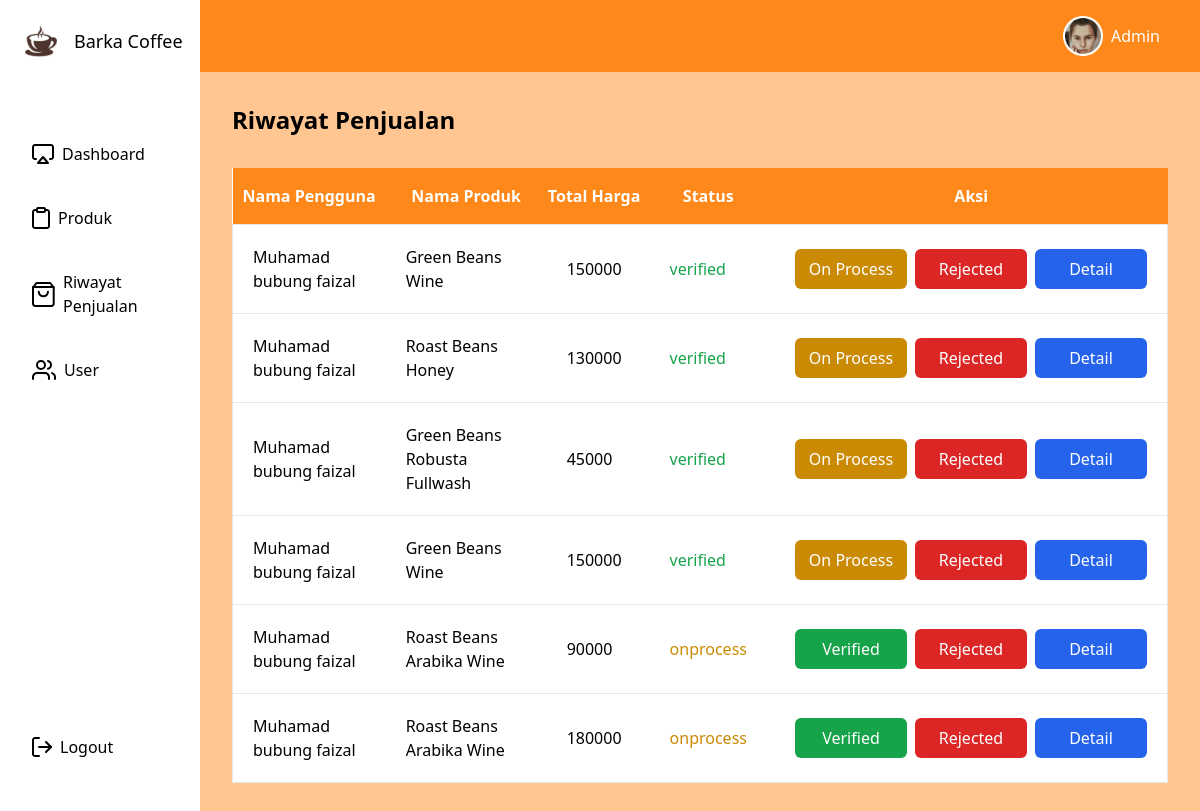
/index.php/main/riwayatPenjualan, run on an earlier commit of the app's database.
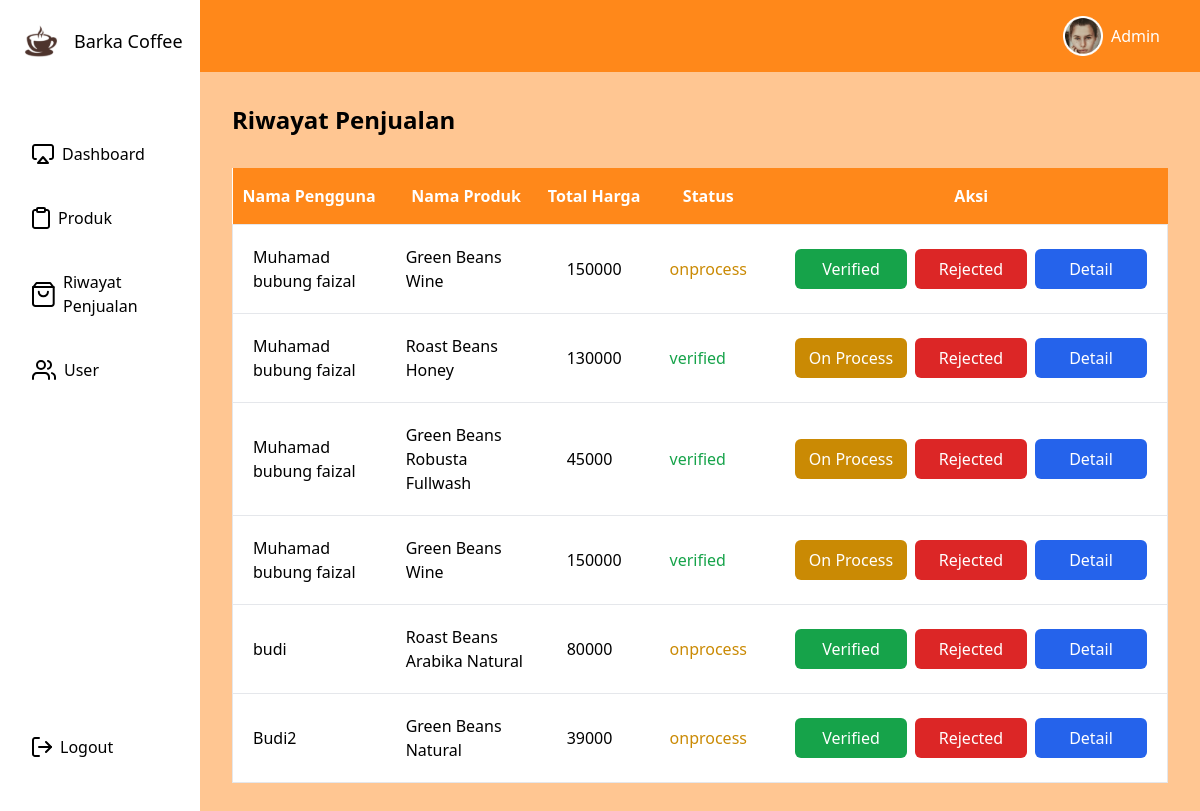
And on a later commit of the database.
### tables this page shows
CREATE TABLE `penjualan` (
  `id_penjualan` int(11) NOT NULL,
  `id_pengguna` int(11) NOT NULL,
  `id_produk` int(11) NOT NULL,
  `alamat_pengiriman` text NOT NULL,
  `jumlah_beli` int(11) NOT NULL,
  `total_harga` int(11) NOT NULL,
  `bukti_pembayaran` varchar(150) NOT NULL,
  `tanggal_beli` date NOT NULL,
  `tanggal_selesai` date NOT NULL,
  `ongkir` int(11) NOT NULL,
  `status` varchar(20) NOT NULL
);

CREATE TABLE `pengguna` (
  `id_pengguna` int(11) NOT NULL,
  `nama` varchar(30) NOT NULL,
  `email` varchar(30) NOT NULL,
  `no_wa` text NOT NULL,
  `password` varchar(150) NOT NULL,
  `foto` varchar(150) NOT NULL,
  `role` enum('admin','user') NOT NULL
);

CREATE TABLE `produk` (
  `id_produk` int(11) NOT NULL,
  `nama_produk` varchar(50) NOT NULL,
  `kategori` varchar(20) NOT NULL,
  `berat` int(11) NOT NULL,
  `stok` int(11) NOT NULL,
  `harga` int(11) NOT NULL,
  `tanggal_perubahan` datetime DEFAULT NULL,
  `foto_produk` varchar(150) NOT NULL,
  `deskripsi` text NOT NULL
);

### application/controllers/Main.php (called while the page is built, shortened)
<?php
class Main extends CI_Controller {
    public function __construct()
	{
		$this->load->model('Main_Model','MainModel');
	}
    public function riwayatPenjualan()
	{
		$data['order'] = $this->MainModel->getOrder()->result();
		$this->load->view('admin/riwayat-penjualan/index', $data);
	}
}

### index.php (called while the page is built, shortened)
<?php
require_once BASEPATH.'core/CodeIgniter.php';

### application/models/Main_Model.php (called while the page is built, shortened)
<?php
 class Main_Model extends CI_Model
 {
 	public function getOrder()
 	{
			return $this->db->query("SELECT penjualan.id_penjualan as id_penjualan,pengguna.nama AS nama,produk.nama_produk AS nama_produk, produk.harga AS harga, penjualan.total_harga AS total_harga, penjualan.alamat_pengiriman, penjualan.bukti_pembayaran, penjualan.tanggal_beli, penjualan.tanggal_selesai, penjualan.status FROM penjualan INNER JOIN pengguna ON penjualan.id_pengguna = pengguna.id_pengguna INNER JOIN produk ON penjualan.id_produk = produk.id_produk");
 	}
 }
?>

### application/views/admin/riwayat-penjualan/index.php (the view, shortened to what this page needs)
<div class="flex min-h-screen">
    <div class="flex-1 bg-secondary">
        <section class="container mx-auto p-8">
            <h1 class="text-2xl font-bold mb-8">Riwayat Penjualan</h1>
            <div class="bg-white">
                <table class="w-full">
                    <tr>
                        <th class="bg-primary py-4 text-white">Nama Pengguna</th>
                        <th class="bg-primary py-4 text-white">Nama Produk</th>
                        <th class="bg-primary py-4 text-white">Total Harga</th>
                        <th class="bg-primary py-4 text-white">Status</th>
                        <th class="bg-primary py-4 text-white" colspan="2">Aksi</th>
                    </tr>
                    <?php foreach ($order as $row): ?>
                    <tr class="border">
                        <td class="p-5"><?= $row->nama ?></td>
                        <td class="p-5"><?= $row->nama_produk ?></td>
                        <td class="p-5"><?= $row->total_harga ?></td>
                        <td class="p-5">
                            <div class="flex space-x-2 items-center">
                                <?php if ($row->status === 'verified'): ?>
                                <span class="text-green-600 p-2 rounded-md"><?= $row->status ?></span>
                                <?php elseif ($row->status === 'onprocess'): ?>
                                <span class="text-yellow-600 p-2 rounded-md"><?= $row->status ?></span>
                                <?php elseif ($row->status === 'rejected'): ?>
                                <span class="text-red-600 p-2 rounded-md"><?= $row->status ?></span>
                                <?php endif; ?>
                            </div>
                        </td>
                        <td class="p-5">
                            <div class="flex space-x-2 items-center">
                                <?php if ($row->status !== 'verified'): ?>
                                <?php echo form_open_multipart('Main/updatePaymentStatus'); ?>
                                <button type="submit"
                                    class="bg-green-600 text-white p-2 rounded-md w-28">Verified</button>
                                </form>
                                <?php endif; ?>
                                <?php if ($row->status !== 'onprocess'): ?>
                                <?php echo form_open_multipart('Main/updatePaymentStatus'); ?>
                                <button class="bg-yellow-600 text-white p-2 rounded-md w-28">On Process</button>
                                </form>
                                <?php endif; ?>
                                <?php if ($row->status !== 'rejected'): ?>
                                <?php echo form_open_multipart('Main/updatePaymentStatus'); ?>
                                <button class="bg-red-600 text-white p-2 rounded-md w-28">Rejected</button>
                                </form>
                                <?php endif; ?>
                                <a href="<?= base_url('penjulan/detail/') ?><?= $row->id_penjualan ?>"
                                    class="bg-blue-600 text-white p-2 rounded-md w-28 text-center">Detail</a>
                            </div>
                        </td>
                    </tr>
                    <?php endforeach; ?>
                </table>
            </div>
        </section>
    </div>
</div>

What changed in the data, as far as the page shows it:
removed penjualan: id_pengguna.nama "Muhamad bubung faizal", id_produk.nama_produk "Roast Beans Arabika Wine", total_harga "90000", status "onprocess"
removed penjualan: id_pengguna.nama "Muhamad bubung faizal", id_produk.nama_produk "Roast Beans Arabika Wine", total_harga "180000", status "onprocess"
changed penjualan (number 1 of 6 on the later page): status "verified" → "onprocess"; status "On Process" → "Verified"
added penjualan: id_pengguna.nama "budi", id_produk.nama_produk "Roast Beans Arabika Natural", total_harga "80000", status "onprocess"
added penjualan: id_pengguna.nama "Budi2", id_produk.nama_produk "Green Beans Natural", total_harga "39000", status "onprocess"
